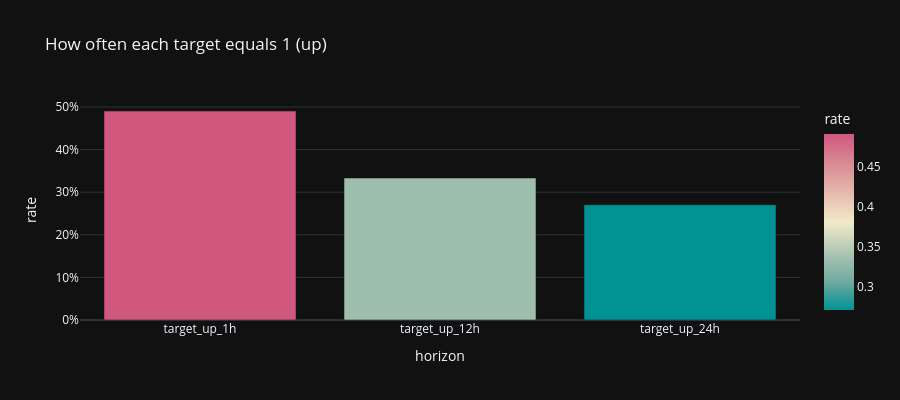

The notebook cell saved with this chart:
### Markdown cell above
### Part 3d: target balance (all horizons)

**How I read it:** if 'up' is **extremely rare or extremely common**, metrics like accuracy can look misleading which is why I also use ROC AUC and look at confusion matrices later.

### Code cell
# Evaluate class balance across prediction horizons to check for label skew

balance_rows = []
for h in HORIZONS:
    s = df[h.name].dropna()
    balance_rows.append(
        {
            "Target": h.name,
            "P(up = 1)": float(s.mean()) if len(s) else 0.0,
            "labeled rows": int(len(s)),
        }
    )

bal = pd.DataFrame(balance_rows)
bal["P(up = 1)"] = bal["P(up = 1)"].map(lambda x: f"{x:.1%}")
display(bal)


# Visualize positive label rate for each horizon
rates = []
for h in HORIZONS:
    s = df[h.name].dropna()
    rates.append({"horizon": h.name, "rate": float(s.mean()) if len(s) else 0.0})

fig = px.bar(
    pd.DataFrame(rates),
    x="horizon",
    y="rate",
    title="How often each target equals 1 (up)",
    template=PLOT_TEMPLATE,
    color="rate",
    color_continuous_scale="Tealrose",
)

fig.update_layout(showlegend=False, yaxis_tickformat=".0%", height=400)
fig.show()

### Figure 1 — Plotly figure (JSON) as saved in the notebook; plotly's stock layout.template omitted (floating-point values rounded to 4 significant figures)
{"data": [{"hovertemplate": "horizon=%{x}<br>rate=%{marker.color}<extra></extra>", "legendgroup": "", "marker": {"color": [0.4906, 0.3333, 0.2704], "coloraxis": "coloraxis", "pattern": {"shape": ""}}, "name": "", "orientation": "v", "showlegend": false, "textposition": "auto", "type": "bar", "x": ["target_up_1h", "target_up_12h", "target_up_24h"], "xaxis": "x", "y": [0.4906, 0.3333, 0.2704], "yaxis": "y"}], "layout": {"barmode": "relative", "coloraxis": {"colorbar": {"title": {"text": "rate"}}, "colorscale": [[0, "rgb(0, 147, 146)"], [0.1667, "rgb(114, 170, 161)"], [0.3333, "rgb(177, 199, 179)"], [0.5, "rgb(241, 234, 200)"], [0.6667, "rgb(229, 185, 173)"], [0.8333, "rgb(217, 137, 148)"], [1, "rgb(208, 88, 126)"]]}, "height": 400, "legend": {"tracegroupgap": 0}, "showlegend": false, "title": {"text": "How often each target equals 1 (up)"}, "xaxis": {"anchor": "y", "domain": [0, 1], "title": {"text": "horizon"}}, "yaxis": {"anchor": "x", "domain": [0, 1], "tickformat": ".0%", "title": {"text": "rate"}}}}
